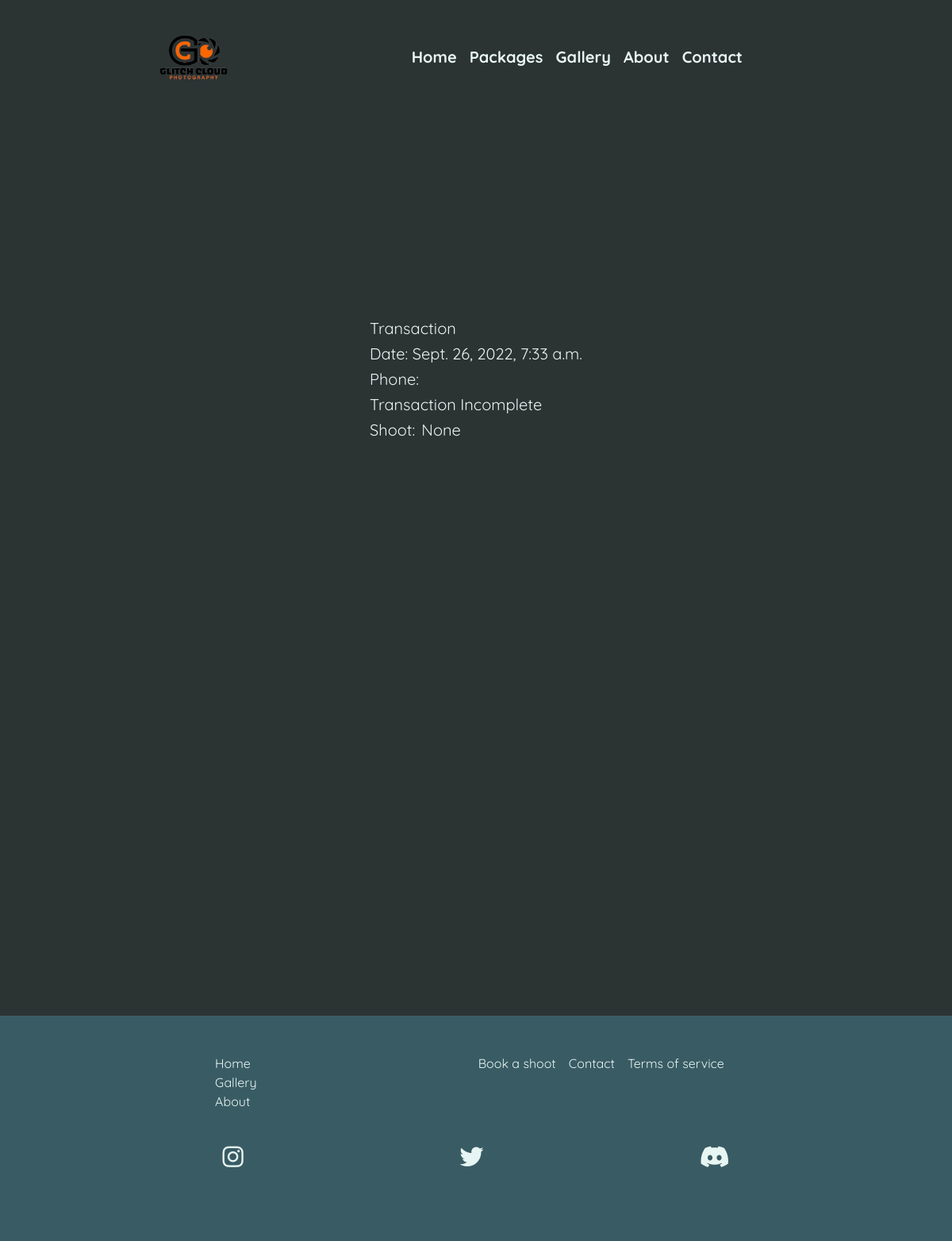
Before: /dashboard/transaction/1 (signed in) with the older database file.
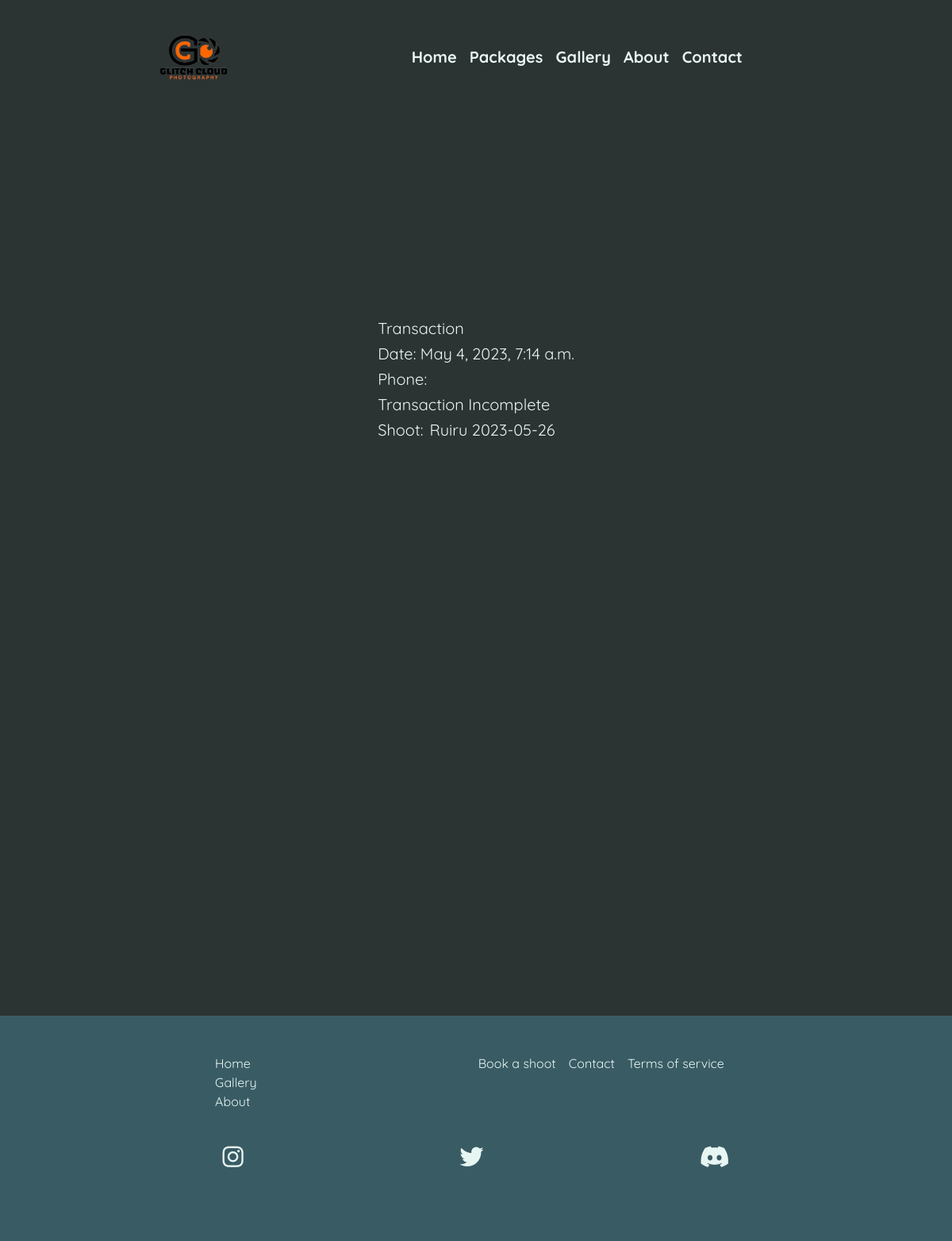
After: the same page with the newer database file.
### shop/models.py (models this page shows, shortened)
class Transaction(models.Model):
    order_tracking_id = models.CharField(max_length=50, null=True)
    shoot = models.ForeignKey(Shoot, on_delete=models.SET_NULL, null=True)
    date = models.DateTimeField(auto_now_add=True)
    payment_method = models.CharField(max_length=30, null=True)
    amount = models.DecimalField(max_digits=7, decimal_places=2, null=True)
    confirmation_code = models.CharField(max_length=30, null=True)
    payment_status = models.CharField(max_length=20, null=True)
    payment_status_description = models.CharField(max_length=50, null=True)
    payment_currency = models.CharField(max_length=5, null=True)

class Shoot(models.Model):
    client = models.ForeignKey(Client, on_delete=models.SET_NULL, null=True)
    date = models.DateField()
    location = models.CharField(max_length=25)
    description = models.CharField(max_length=300)
    booked = models.BooleanField(default=False)
    cost = models.DecimalField(max_digits=7, decimal_places=2, default=0.00)
    complete = models.BooleanField(default=False)
    booked_services = models.ManyToManyField(BookedService)
    def __str__(self):
        return self.location + ' ' + str(self.date)

### dashboard/views.py (the view)
# urls.py: path("transaction/<pk>", TransactionDetail.as_view(), name="transaction-detail"),
class TransactionDetail(LoginRequiredMixin, DetailView):
    model = Transaction
    template_name: str = "transaction.html"
    context_object_name: str = "transaction"

### dashboard/templates/transaction.html
{% extends 'base.html' %}
{% block content %}
<section class="shoot-detail min-h-screen md:flex md:justify-evenly mt-20">
    <div class="flex flex-col items-start text-xl">
        <h1 class="text-xl mb-1">Transaction {{transaction.request_id}}</h1>
        <p class="mb-1">Date: {{transaction.date}}</p>
        <p class="mb-1">Phone: {{transaction.phone_number}}</p>
        {% if transaction.complete %}
        <p class="mb-1">Amount: ksh {{transaction.amount}}</p>
        <p>Receipt: {{transaction.receipt_number}}</p>
        {% else %}
        <p  class="mb-1">Transaction Incomplete</p>
        {% endif %}
        <div class="flex mb-1">
            <p class="mr-2">Shoot: </p><a class="hover:text-textSecondary" href="/dashboard/shoot/{{transaction.shoot.id}}">{{transaction.shoot}}</a>
        </div>
    </div>
</section>
{% endblock %}

Changed rows visible on the page:
changed Transaction: date "Sept. 26, 2022, 7:33 a.m." → "May 4, 2023, 7:14 a.m."; shoot "None" → "Ruiru 2023-05-26"
